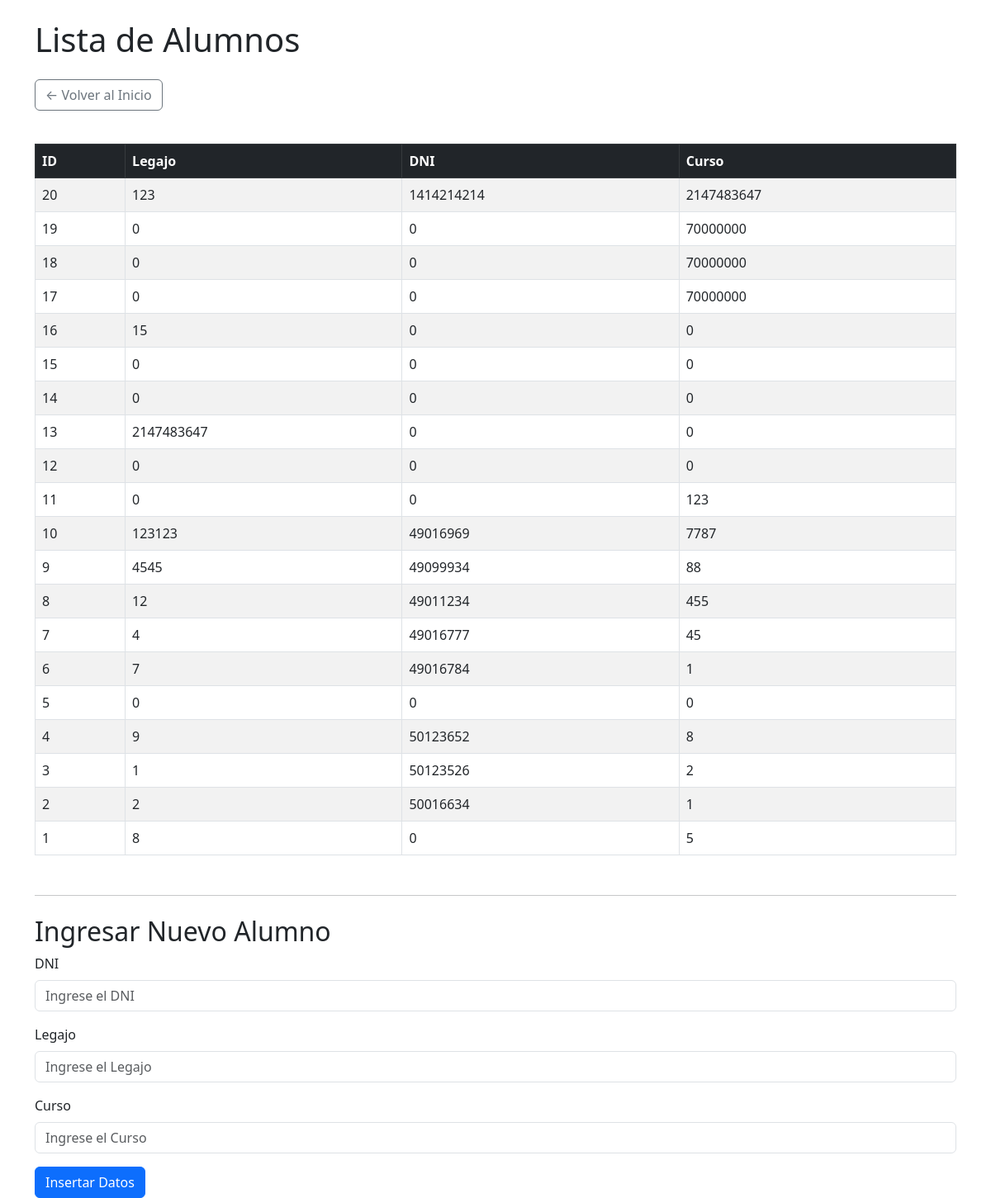
/alumnos.php, run on the app's committed database.
### tables this page shows
CREATE TABLE `persona` (
  `pk_alumno` int(255) NOT NULL,
  `n_legajo` int(255) NOT NULL,
  `dni` int(255) NOT NULL,
  `curso` int(255) NOT NULL
);

### alumnos.php (the view, shortened to what this page needs)
<!DOCTYPE html>
<html lang="es">
<head>
    <link href="https://cdn.jsdelivr.net/npm/bootstrap@5.3.0/dist/css/bootstrap.min.css" rel="stylesheet" />
</head>
<body>
<div class="container mt-4">
    <h1 class="mb-4">Lista de Alumnos</h1>
    <a href="index.php" class="btn btn-outline-secondary mb-3">← Volver al Inicio</a>
    <?php
    $conn = new mysqli("localhost", "root", "", "escueladb");
    $sql = "SELECT pk_alumno, n_legajo, dni, curso FROM persona ORDER BY pk_alumno DESC";
    $resultado = $conn->query($sql);
    if ($resultado && $resultado->num_rows > 0) {
        echo '<table class="table table-striped table-bordered mt-4">';
        echo '<thead class="table-dark">';
        echo '<tr><th>ID</th><th>Legajo</th><th>DNI</th><th>Curso</th></tr>';
        echo '</thead><tbody>';
        while ($fila = $resultado->fetch_assoc()) {
            echo '<tr>';
            echo '<td>' . htmlspecialchars($fila["pk_alumno"]) . '</td>';
            echo '<td>' . htmlspecialchars($fila["n_legajo"]) . '</td>';
            echo '<td>' . htmlspecialchars($fila["dni"]) . '</td>';
            echo '<td>' . htmlspecialchars($fila["curso"]) . '</td>';
            echo '</tr>';
        }
        echo '</tbody></table>';
    } else {
        echo '<div class="alert alert-info">No se encontraron alumnos registrados.</div>';
    }
    ?>
    <hr class="mt-5" />
    <div class="mt-4">
        <h2>Ingresar Nuevo Alumno</h2>
        <form action="alumnos.php" method="POST">
            <div class="mb-3">
                <label for="dni" class="form-label">DNI</label>
                <input type="text" class="form-control" id="dni" name="dni" placeholder="Ingrese el DNI" required />
            </div>
            <div class="mb-3">
                <label for="legajo" class="form-label">Legajo</label>
                <input type="text" class="form-control" id="legajo" name="legajo" placeholder="Ingrese el Legajo" required />
            </div>
            <div class="mb-3">
                <label for="curso" class="form-label">Curso</label>
                <input type="text" class="form-control" id="curso" name="curso" placeholder="Ingrese el Curso" required />
            </div>
            <button type="submit" name="insertar" class="btn btn-primary">Insertar Datos</button>
        </form>
    </div>
</div>
</body>
</html>

### data on the page
persona: pk_alumno "20", n_legajo "123", dni "1414214214", curso "2147483647"
persona: pk_alumno "19", n_legajo "0", dni "0", curso "70000000"
persona: pk_alumno "18", n_legajo "0", dni "0", curso "70000000"
persona: pk_alumno "17", n_legajo "0", dni "0", curso "70000000"
persona: pk_alumno "16", n_legajo "15", dni "0", curso "0"
persona: pk_alumno "15", n_legajo "0", dni "0", curso "0"
persona: pk_alumno "14", n_legajo "0", dni "0", curso "0"
persona: pk_alumno "13", n_legajo "2147483647", dni "0", curso "0"
persona: pk_alumno "12", n_legajo "0", dni "0", curso "0"
persona: pk_alumno "11", n_legajo "0", dni "0", curso "123"
persona: pk_alumno "10", n_legajo "123123", dni "49016969", curso "7787"
persona: pk_alumno "9", n_legajo "4545", dni "49099934", curso "88"
persona: pk_alumno "8", n_legajo "12", dni "49011234", curso "455"
persona: pk_alumno "7", n_legajo "4", dni "49016777", curso "45"
persona: pk_alumno "6", n_legajo "7", dni "49016784", curso "1"
persona: pk_alumno "5", n_legajo "0", dni "0", curso "0"
persona: pk_alumno "4", n_legajo "9", dni "50123652", curso "8"
persona: pk_alumno "3", n_legajo "1", dni "50123526", curso "2"
persona: pk_alumno "2", n_legajo "2", dni "50016634", curso "1"
persona: pk_alumno "1", n_legajo "8", dni "0", curso "5"
